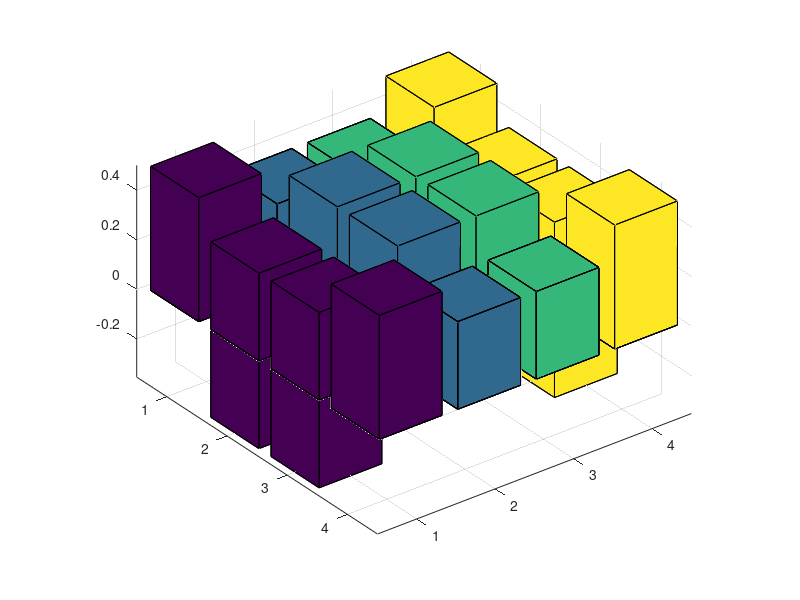

The MATLAB source for this figure: (Note: this script raises an error after producing the figure.)
%=========================================================================
% Here I'm building the idealised protocol using the gate level
% implementation from the Schwartz paper. This assumes a unitary evolution
% of the photon
%=========================================================================

close all;

sigmaX = [0,1;1,0];
sigmaY = [0,-1i;1i,0];
sigmaZ = [1,0;0,-1];
sigma0 = eye(2,2);

X = 1/sqrt(2)*sigmaX;
Y = 1/sqrt(2)*sigmaY;
Z = 1/sqrt(2)*sigmaZ;
I = 1/sqrt(2)*sigma0;

plus = 1/sqrt(2) * [1;1];
zero = [1;0];

CNOT = [1,0,0,0;0,1,0,0;0,0,0,1;0,0,1,0];
%figure;bar3(CNOT);

% We're going to CNOT the plus state of the DE and the zero state of the
% photon.
plus_zero = kron(plus, zero);

% G is the gate which represents the pi/2 rotation about the x axis caused
% by the laser excitation pulse. 
G = kron(exp(-1i*(pi/4)*sigmaX),sigma0);

% The DE state becomes entangled with the photon through the application of
% the CNOT gate
GCnot = G*CNOT;
%cycle = cyc*plus_zero;
cycle = G*CNOT*plus_zero;

% Create the density matrix of the cycle
rho_cycle = cycle*ctranspose(cycle);
figure;bar3(real(rho_cycle));
hold on;
bar3(imag(rho_cycle));

ChiMatrix = BuildChi(rho_cycle, rho_cycle, rho_cycle, rho_cycle, 4);
figure;bar3(real(ChiMatrix));hold on; bar3(imag(ChiMatrix));
